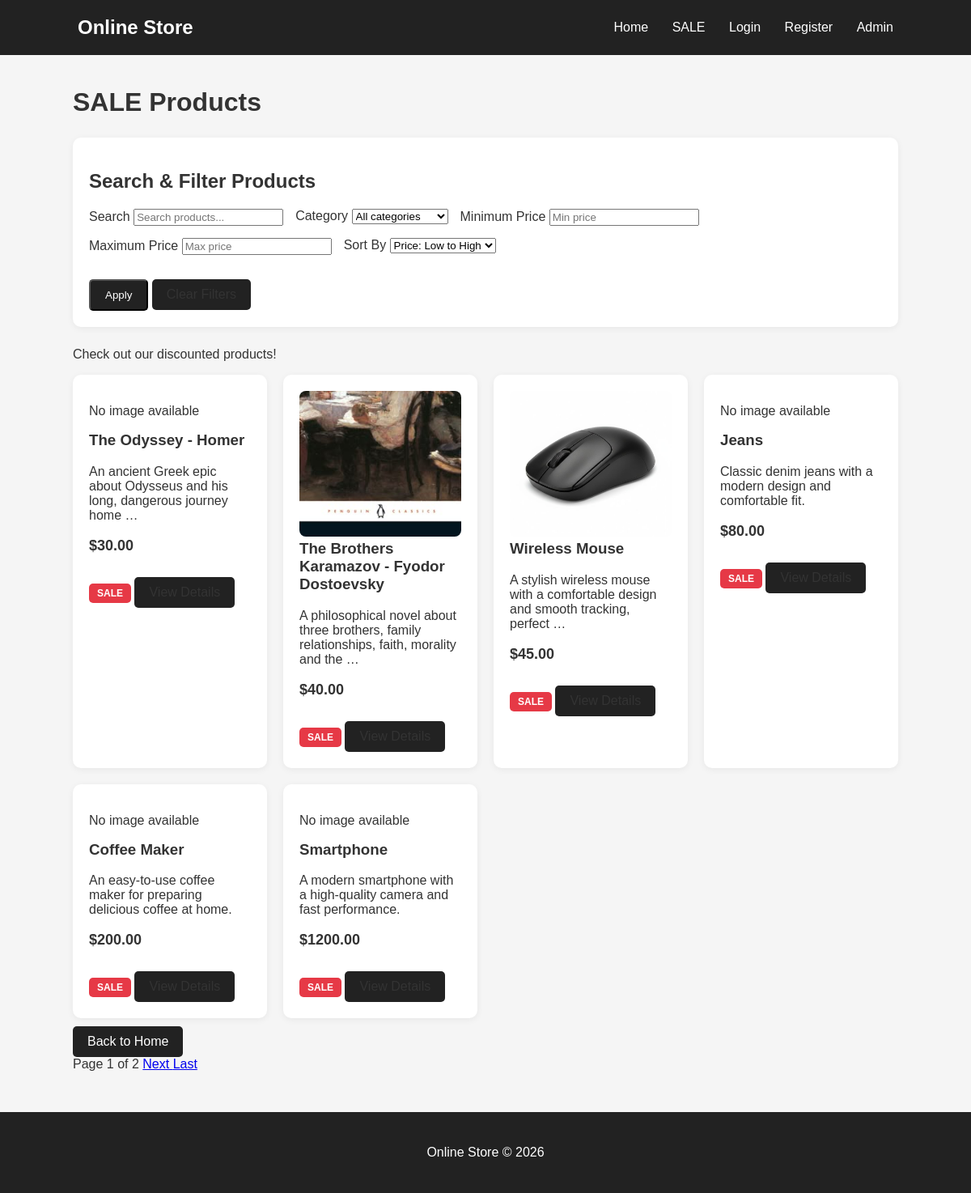
Page /sale/ on the committed database.
### catalog/models.py (models this page shows, shortened)
class Product(models.Model):
    name = models.CharField(max_length=150)
    description = models.TextField()
    price = models.DecimalField(max_digits=10, decimal_places=2)
    category = models.ForeignKey(
        Category,
        on_delete=models.CASCADE,
        related_name='products'
    )
    image = models.ImageField(
        upload_to='products/',
        blank=True,
        null=True
    )
    user = models.ForeignKey(
        settings.AUTH_USER_MODEL,
        on_delete=models.CASCADE,
        related_name='products',
        blank=True,
        null=True
    )
    is_available = models.BooleanField(default=True)
    is_on_sale = models.BooleanField(default=False)
    created_at = models.DateTimeField(auto_now_add=True)

### catalog/views.py (the view)
class SaleProductsView(ListView):
    model = Product
    template_name = 'catalog/sale_products.html'
    context_object_name = 'products'
    paginate_by = 6
    def get_queryset(self):
        queryset = Product.objects.filter(
            is_available=True,
            is_on_sale=True
        )
        return apply_product_filters(
            self.request,
            queryset,
            use_sale=False
        )
    def get_context_data(self, **kwargs):
        context = super().get_context_data(**kwargs)
        context['categories'] = Category.objects.annotate(
            product_count=Count('products')
        ).filter(product_count__gt=0)
        context['show_category_filter'] = True
        context['show_sale_filter'] = False
        return context

### catalog/templates/catalog/sale_products.html (shortened to what this page needs)
{% extends 'catalog/base.html' %}
{% block content %}
<h1>SALE Products</h1>
{% include 'catalog/search_filters.html' %}
<p>Check out our discounted products!</p>
<div class="product-grid">
    {% for product in products %}
        <div class="product-card">
            {% if product.image %}
                <img
                    src="{{ product.image.url }}"
                    alt="{{ product.name }}"
                    style="width: 100%; height: 180px; object-fit: cover; border-radius: 8px;"
                >
            {% else %}
                <p>No image available</p>
            {% endif %}
            <h3>
                <a href="{% url 'product_detail' product.pk %}">
                    {{ product.name }}
                </a>
            </h3>
            <p>{{ product.description|truncatewords:12 }}</p>
            <p class="price">${{ product.price }}</p>
            <span class="sale">SALE</span>
            <a href="{% url 'product_detail' product.pk %}"
               class="button">
            </a>
        </div>
    {% empty %}
        <p>No discounted products available.</p>
    {% endfor %}
</div>
<a href="{% url 'home' %}" class="button">Back to Home</a>
{% include 'catalog/pagination.html' %}
{% endblock %}

### catalog/templates/catalog/base.html (style rules this page uses)
* { box-sizing: border-box; }
body { margin: 0; font-family: Arial, sans-serif; background-color: #f5f5f5; color: #333; }
h1 { margin-bottom: 25px; }
.product-grid { display: grid; grid-template-columns: repeat(auto-fill, minmax(220px, 1fr)); gap: 20px; }
.product-card { background-color: white; padding: 20px; border-radius: 10px; box-shadow: 0 2px 8px rgba(0,0,0,0.06); }
.product-card h3 { margin-top: 0; }
.product-card a { color: #333; text-decoration: none; }
.price { font-weight: bold; font-size: 18px; }
.sale { color: white; background-color: #e63946; padding: 5px 10px; border-radius: 5px; font-size: 12px; font-weight: bold; }
.button { display: inline-block; background-color: #222; color: white; padding: 10px 18px; border-radius: 5px; text-decoration: none; margin-top: 10px; }

### rows in the picture
Product: shows "No image available", name "The Odyssey - Homer", description "An ancient Greek epic about Odysseus and his long, dangerous journey home …", price "30.00"
Product: image (picture), name "The Brothers Karamazov - Fyodor Dostoevsky", description "A philosophical novel about three brothers, family relationships, faith, morality and the …", price "40.00"
Product: image (picture), name "Wireless Mouse", description "A stylish wireless mouse with a comfortable design and smooth tracking, perfect …", price "45.00"
Product: shows "No image available", name "Jeans", description "Classic denim jeans with a modern design and comfortable fit.", price "80.00"
Product: shows "No image available", name "Coffee Maker", description "An easy-to-use coffee maker for preparing delicious coffee at home.", price "200.00"
Product: shows "No image available", name "Smartphone", description "A modern smartphone with a high-quality camera and fast performance.", price "1200.00"

### other values in the picture
{{ page_obj.number }} "1"
{{ page_obj.paginator.num_pages }} "2"
